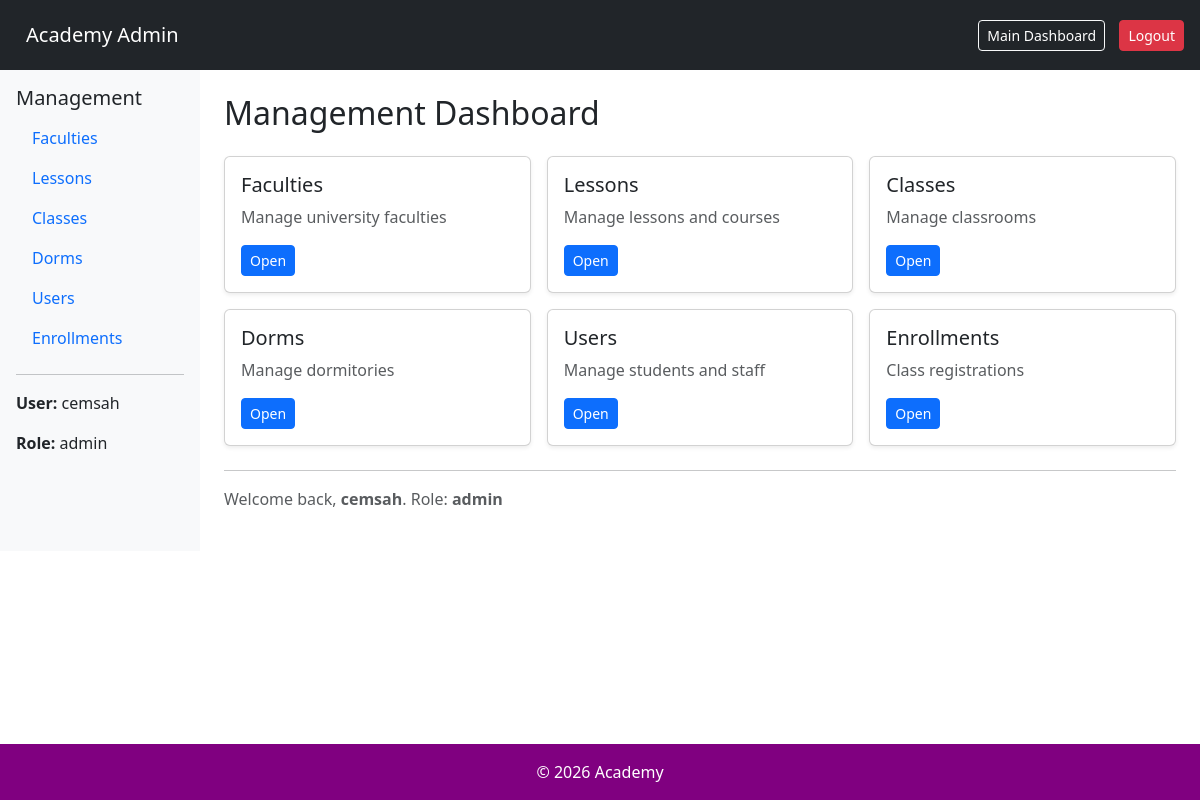
/management/ (signed in), run on the app's committed database.
### apps/accounts/models.py (models this page shows, shortened)
class User(AbstractUser):
    ROLE_CHOICES = (
        ("student", "Student"),
        ("teacher", "Teacher"),
        ("admin", "Admin"),
    )
    STATUS_CHOICES = (
        ("freshman", "Freshman"),
        ("sophomore", "Sophomore"),
        ("junior", "Junior"),
        ("senior", "Senior"),
    )
    RANK_CHOICES = (
        ("S", "S"),
        ("A", "A"),
        ("B", "B"),
        ("C", "C"),
        ("D", "D"),
        ("E", "E"),
        ("F", "F"),
    )
    role = models.CharField(
        max_length=20,
        choices=ROLE_CHOICES,
        default="student"
    )
    rank = models.CharField(
        max_length=1,
        choices=RANK_CHOICES,
        default="F",
    )
    status = models.CharField(
        max_length=10,
        choices=STATUS_CHOICES,
        default="freshman"
    )
    telephone = models.CharField(
        max_length=20,
        blank=True,
        null=True
    )
    dorm = models.ForeignKey(
        "dorms.Dorm",
        on_delete=models.SET_NULL,
        null=True,
        blank=True
    )

### apps/management/views.py (the view)
    def wrapper(request, *args, **kwargs):
        if not request.user.is_authenticated:
            return redirect("login")
        if request.user.role != "admin":
            return redirect("dashboard")
        return view_func(
            request,
            *args,
            **kwargs
        )

### apps/management/views.py (called while the page is built)
def admin_required(view_func):
    def wrapper(request, *args, **kwargs):
        if not request.user.is_authenticated:
            return redirect("login")
        if request.user.role != "admin":
            return redirect("dashboard")
        return view_func(
            request,
            *args,
            **kwargs
        )
    return wrapper

@admin_required
def management_dashboard(request):
    return render(
        request,
        "management/dashboard_management.html"
    )

### apps/management/templates/management/dashboard_management.html (shortened to what this page needs)
{% extends "base_management.html" %}
{% block content %}
<h2 class="mb-4">Management Dashboard</h2>
<div class="row g-3">
    <div class="col-md-4">
        <div class="card shadow-sm">
            <div class="card-body">
                <h5>Faculties</h5>
                <p class="text-muted">Manage university faculties</p>
                <a href="{% url 'faculty_management' %}" class="btn btn-primary btn-sm">
                    Open
                </a>
            </div>
        </div>
    </div>
    <div class="col-md-4">
        <div class="card shadow-sm">
            <div class="card-body">
                <h5>Lessons</h5>
                <p class="text-muted">Manage lessons and courses</p>
                <a href="{% url 'lesson_management' %}" class="btn btn-primary btn-sm">
                    Open
                </a>
            </div>
        </div>
    </div>
    <div class="col-md-4">
        <div class="card shadow-sm">
            <div class="card-body">
                <h5>Classes</h5>
                <p class="text-muted">Manage classrooms</p>
                <a href="{% url 'class_management' %}" class="btn btn-primary btn-sm">
                    Open
                </a>
            </div>
        </div>
    </div>
    <div class="col-md-4">
        <div class="card shadow-sm">
            <div class="card-body">
                <h5>Dorms</h5>
                <p class="text-muted">Manage dormitories</p>
                <a href="{% url 'dorm_management' %}" class="btn btn-primary btn-sm">
                    Open
                </a>
            </div>
        </div>
    </div>
    <div class="col-md-4">
        <div class="card shadow-sm">
            <div class="card-body">
                <h5>Users</h5>
                <p class="text-muted">Manage students and staff</p>
                <a href="{% url 'user_management' %}" class="btn btn-primary btn-sm">
                    Open
                </a>
            </div>
        </div>
    </div>
    <div class="col-md-4">
        <div class="card shadow-sm">
            <div class="card-body">
                <h5>Enrollments</h5>
                <p class="text-muted">Class registrations</p>
                <a href="{% url 'enrollment_management' %}" class="btn btn-primary btn-sm">
                    Open
                </a>
            </div>
        </div>
    </div>
</div>
<hr class="mt-4">
<p class="text-muted">
    Welcome back, <strong>{{ request.user.first_name }}</strong>.
    Role: <strong>{{ request.user.role }}</strong>
</p>
{% endblock %}

### apps/management/templates/base_management.html (shortened to what this page needs)
{% load static %}
<!DOCTYPE html>
<html lang="tr">
<head>
    <link href="https://cdn.jsdelivr.net/npm/bootstrap@5.3.0/dist/css/bootstrap.min.css" rel="stylesheet">
    <link rel="stylesheet" href="{% static 'core/css/home.css' %}">
</head>
<body class="d-flex flex-column min-vh-100">
<nav class="navbar navbar-dark bg-dark px-3">
    <a class="navbar-brand" href="{% url 'management_dashboard' %}">
        Academy Admin
    </a>
    <div class="ms-auto">
        <a class="btn btn-outline-light btn-sm" href="{% url 'dashboard' %}">
            Main Dashboard
        </a>
        <a class="btn btn-danger btn-sm" href="{% url 'logout' %}">
            Logout
        </a>
    </div>
</nav>
<div class="container-fluid flex-grow-1">
    <div class="row">
        <div class="col-md-2 bg-light p-3 d-md-block">
            <h5>Management</h5>
            <ul class="nav flex-column">
                <li class="nav-item">
                    <a class="nav-link" href="{% url 'faculty_management' %}">
                        Faculties
                    </a>
                </li>
                <li class="nav-item">
                    <a class="nav-link" href="{% url 'lesson_management' %}">
                        Lessons
                    </a>
                </li>
                <li class="nav-item">
                    <a class="nav-link" href="{% url 'class_management' %}">
                        Classes
                    </a>
                </li>
                <li class="nav-item">
                    <a class="nav-link" href="{% url 'dorm_management' %}">
                        Dorms
                    </a>
                </li>
                <li class="nav-item">
                    <a class="nav-link" href="{% url 'user_management' %}">
                        Users
                    </a>
                </li>
                <li class="nav-item">
                    <a class="nav-link" href="{% url 'enrollment_management' %}">
                        Enrollments
                    </a>
                </li>
            </ul>
            <hr>
            <p><strong>User:</strong> {{ request.user.username }}</p>
            <p><strong>Role:</strong> {{ request.user.role }}</p>
        </div>
        <div class="col-md-10 p-4">
            {% block content %}
            {% endblock %}
        </div>
    </div>
</div>
<footer class="bg-dark text-white text-center p-3 purple mt-auto">
    © 2026 Academy
</footer>
</body>
</html>

### apps/core/static/core/css/home.css (style rules this page uses)
.navbar { display: flex; justify-content: space-between; padding: 15px; background: #1f2937; color: white; }
.navbar a { color: white; margin-left: 10px; text-decoration: none; }
.purple { background-color: #800080 !important; }

### data on the page
User: user.username "cemsah", user.role "admin", user.first_name "cemsah"
